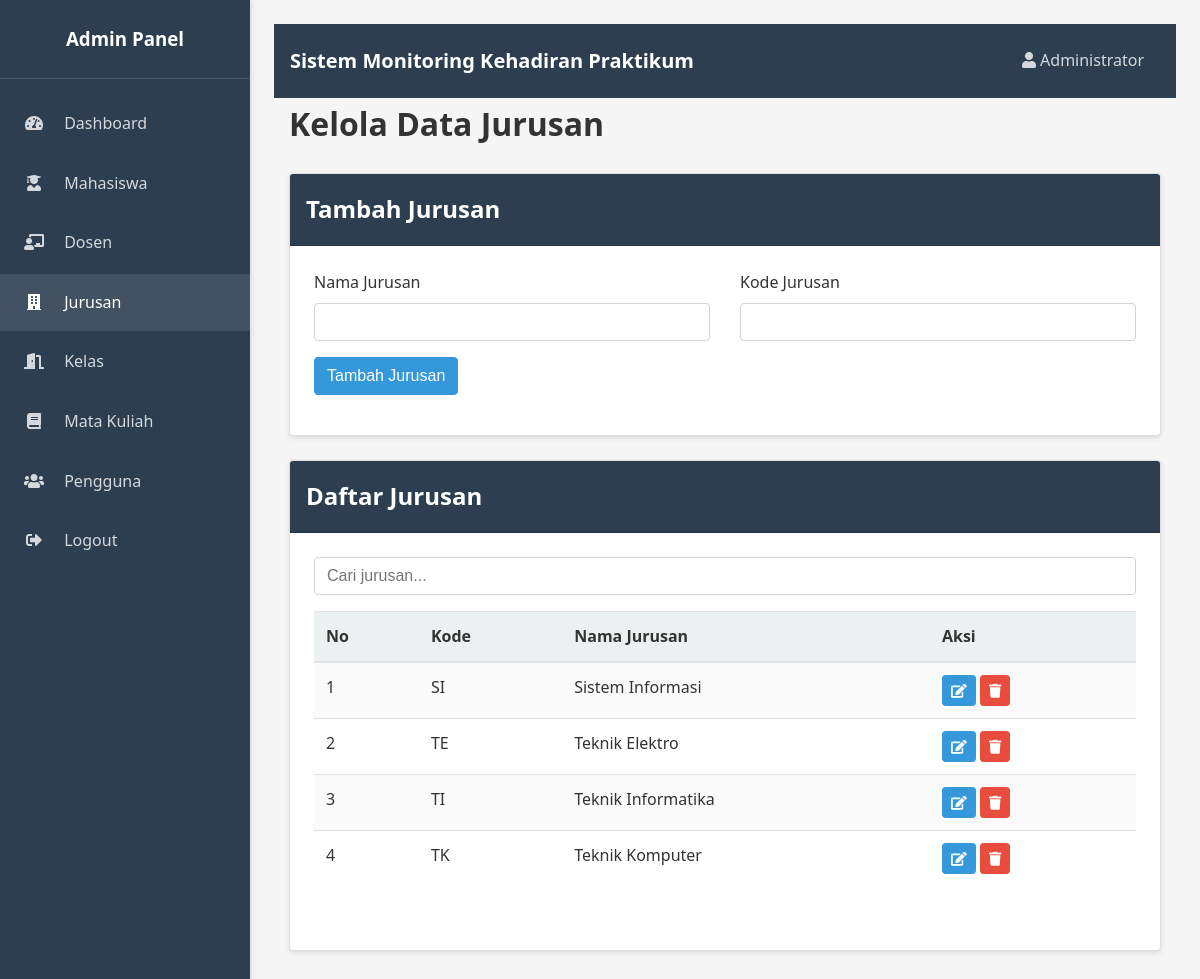
Page /admin/jurusan.php (signed in) on the committed database.
### tables this page shows
CREATE TABLE jurusan (
    id INT AUTO_INCREMENT PRIMARY KEY,
    nama VARCHAR(100) NOT NULL,
    kode VARCHAR(20) NOT NULL,
    created_at TIMESTAMP DEFAULT CURRENT_TIMESTAMP,
    updated_at TIMESTAMP DEFAULT CURRENT_TIMESTAMP ON UPDATE CURRENT_TIMESTAMP
);

### admin/jurusan.php (the view, shortened to what this page needs)
<?php
require_once '../includes/header_admin.php';
$query_jurusan = "SELECT * FROM jurusan ORDER BY nama";
$result_jurusan = $koneksi->query($query_jurusan);
?>
<div class="dashboard-header">
    <h1>Kelola Data Jurusan</h1>
</div>
<div class="card">
    <div class="card-header">
        <h2>Tambah Jurusan</h2>
    </div>
    <div class="card-body">
        <form method="POST" action="">
            <div class="row">
                <div class="col-md-6">
                    <div class="form-group">
                        <label for="nama">Nama Jurusan</label>
                        <input type="text" id="nama" name="nama" required>
                    </div>
                </div>
                <div class="col-md-6">
                    <div class="form-group">
                        <label for="kode">Kode Jurusan</label>
                        <input type="text" id="kode" name="kode" required>
                    </div>
                </div>
            </div>
            <div class="form-group">
                <button type="submit" name="tambah" class="btn btn-primary">Tambah Jurusan</button>
            </div>
        </form>
    </div>
</div>
<div class="card">
    <div class="card-header">
        <h2>Daftar Jurusan</h2>
    </div>
    <div class="card-body">
        <div class="form-group">
            <input type="text" id="filterInput" placeholder="Cari jurusan..." class="form-control">
        </div>
        <div class="table-responsive">
            <table class="table table-striped">
                <thead>
                    <tr>
                        <th>No</th>
                        <th>Kode</th>
                        <th>Nama Jurusan</th>
                        <th>Aksi</th>
                    </tr>
                </thead>
                <tbody>
                    <?php
                    $no = 1;
                    if ($result_jurusan->num_rows > 0) {
                        while ($row = $result_jurusan->fetch_assoc()) {
                            echo "<tr>";
                            echo "<td>" . $no++ . "</td>";
                            echo "<td>" . $row['kode'] . "</td>";
                            echo "<td>" . $row['nama'] . "</td>";
                            echo "<td>
                                <a href='#' class='btn btn-sm btn-info' onclick='editJurusan(" . $row['id'] . ", \"" . $row['nama'] . "\", \"" . $row['kode'] . "\")'><i class='fas fa-edit'></i></a>
                                <a href='jurusan.php?hapus=" . $row['id'] . "' class='btn btn-sm btn-danger btn-delete'><i class='fas fa-trash'></i></a>
                            </td>";
                            echo "</tr>";
                        }
                    } else {
                        echo "<tr><td colspan='4' class='text-center'>Belum ada data jurusan</td></tr>";
                    }
                    ?>
                </tbody>
            </table>
        </div>
    </div>
</div>
<?php require_once '../includes/footer_admin.php'; ?>

### assets/css/style.css (style rules this page uses)
:root { --warna-primer: #2c3e50; --warna-sekunder: #3498db; --warna-aksen: #e74c3c; --warna-sukses: #2ecc71; --warna-peringatan: #f39c12; --warna-bahaya: #e74c3c; --warna-info: #3498db; --warna-latar: #f5f5f5; --warna-latar-gelap: #ecf0f1; --warna-latar-card: #ffffff; --warna-teks: #333333; --warna-teks-terang: #ffffff; --warna-teks-sekunder: #7f8c8d; --radius-sudut: 4px; --spasi-kecil: 0.5rem; --spasi-sedang: 1rem; --spasi-besar: 1.5rem; --spasi-sangat-besar: 2rem; --bayangan-card: 0 2px 5px rgba(0, 0, 0, 0.1); --bayangan-tombol: 0 1px 3px rgba(0, 0, 0, 0.12); --transisi-cepat: 0.2s ease; --transisi-sedang: 0.3s ease; --breakpoint-xs: 0; --breakpoint-sm: 576px; --breakpoint-md: 768px; --breakpoint-lg: 992px; --breakpoint-xl: 1200px; --container-sm: 540px; --container-md: 720px; --container-lg: 960px; --container-xl: 1140px; }
* { margin: 0; padding: 0; box-sizing: border-box; }
html { font-size: 16px; -webkit-text-size-adjust: 100%; -webkit-tap-highlight-color: rgba(0, 0, 0, 0); }
body { font-family: "Segoe UI", Tahoma, Geneva, Verdana, sans-serif; background-color: var(--warna-latar); color: var(--warna-teks); line-height: 1.6; overflow-x: hidden; margin: 0; padding: 0; box-sizing: border-box; font-size: 1rem; font-weight: 400; }
a { color: var(--warna-sekunder); text-decoration: none; transition: color var(--transisi-cepat); background-color: transparent; }
.row { display: flex; flex-wrap: wrap; margin-right: -15px; margin-left: -15px; }
[class*="col-"] { position: relative; width: 100%; padding-right: 15px; padding-left: 15px; }
.card { width: 100%; margin-bottom: var(--spasi-besar); box-sizing: border-box; background-color: var(--warna-latar-card); border-radius: var(--radius-sudut); box-shadow: var(--bayangan-card); overflow: hidden; position: relative; display: flex; flex-direction: column; min-width: 0; word-wrap: break-word; background-clip: border-box; border: 1px solid rgba(0, 0, 0, 0.125); }
.card-header { padding: var(--spasi-sedang); background-color: var(--warna-primer); color: var(--warna-teks-terang); font-weight: bold; border-bottom: 1px solid rgba(0, 0, 0, 0.125); }
.card-body { padding: var(--spasi-besar); flex: 1 1 auto; }
.btn { display: inline-block; font-weight: 400; text-align: center; white-space: nowrap; vertical-align: middle; user-select: none; border: 1px solid transparent; padding: 0.375rem 0.75rem; font-size: 1rem; line-height: 1.5; border-radius: var(--radius-sudut); transition: all var(--transisi-cepat); cursor: pointer; }
.btn-primary { background-color: var(--warna-sekunder); color: var(--warna-teks-terang); border-color: var(--warna-sekunder); }
.btn-danger { background-color: var(--warna-bahaya); color: var(--warna-teks-terang); border-color: var(--warna-bahaya); }
.btn-info { background-color: var(--warna-info); color: var(--warna-teks-terang); border-color: var(--warna-info); }
.btn-sm { padding: 0.25rem 0.5rem; font-size: 0.875rem; line-height: 1.5; border-radius: 0.2rem; }
.form-group { margin-bottom: var(--spasi-sedang); }
label { display: block; margin-bottom: var(--spasi-kecil); font-weight: 500; }
input[type="text"], input[type="password"], input[type="email"], input[type="number"], input[type="date"], select, textarea { width: 100%; padding: 0.375rem 0.75rem; font-size: 1rem; line-height: 1.5; color: var(--warna-teks); background-color: #fff; background-clip: padding-box; border: 1px solid #ced4da; border-radius: var(--radius-sudut); transition: border-color var(--transisi-cepat); }
.table { width: 100%; margin-bottom: var(--spasi-besar); color: var(--warna-teks); border-collapse: collapse; }
.table th, .table td { padding: 0.75rem; vertical-align: top; border-top: 1px solid #dee2e6; text-align: left; }
.table thead th { vertical-align: bottom; border-bottom: 2px solid #dee2e6; background-color: var(--warna-latar-gelap); }
.table-striped tbody tr:nth-of-type(odd) { background-color: rgba(0, 0, 0, 0.02); }
.table-responsive { display: block; width: 100%; overflow-x: auto; -webkit-overflow-scrolling: touch; margin-bottom: var(--spasi-sedang); }
.dashboard-header { margin-bottom: var(--spasi-besar); }
@media (min-width: 768px) { .col-md-6 { flex: 0 0 50%; max-width: 50%; } }

### rows in the picture
jurusan: kode "SI", nama "Sistem Informasi"
jurusan: kode "TE", nama "Teknik Elektro"
jurusan: kode "TI", nama "Teknik Informatika"
jurusan: kode "TK", nama "Teknik Komputer"

### other values in the picture
$_SESSION['nama'] "Administrator"
